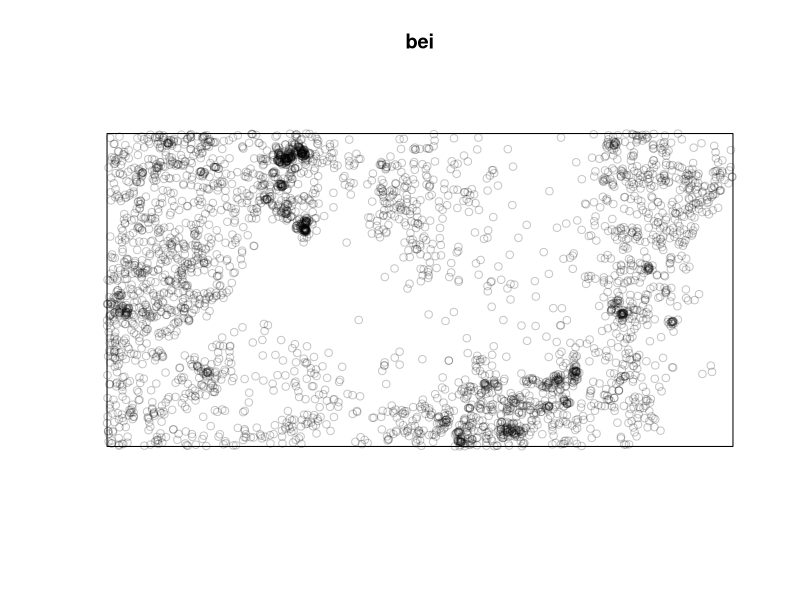
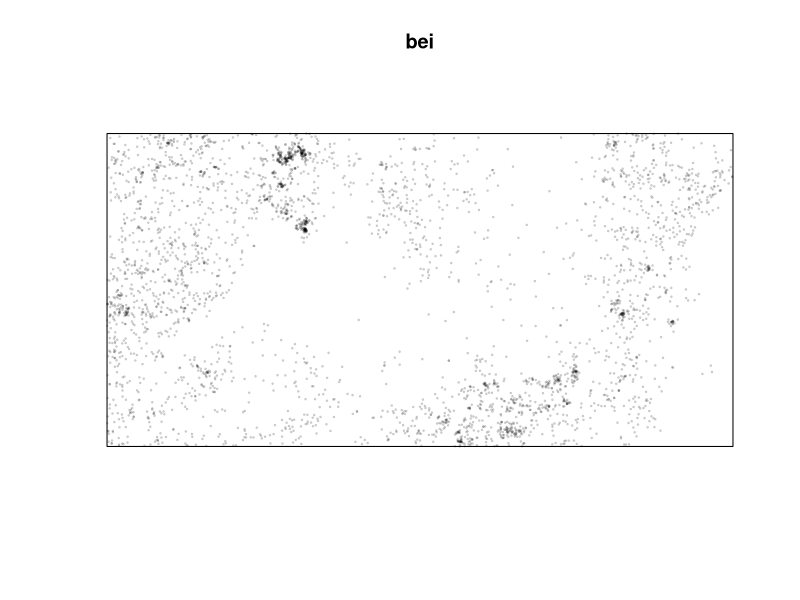
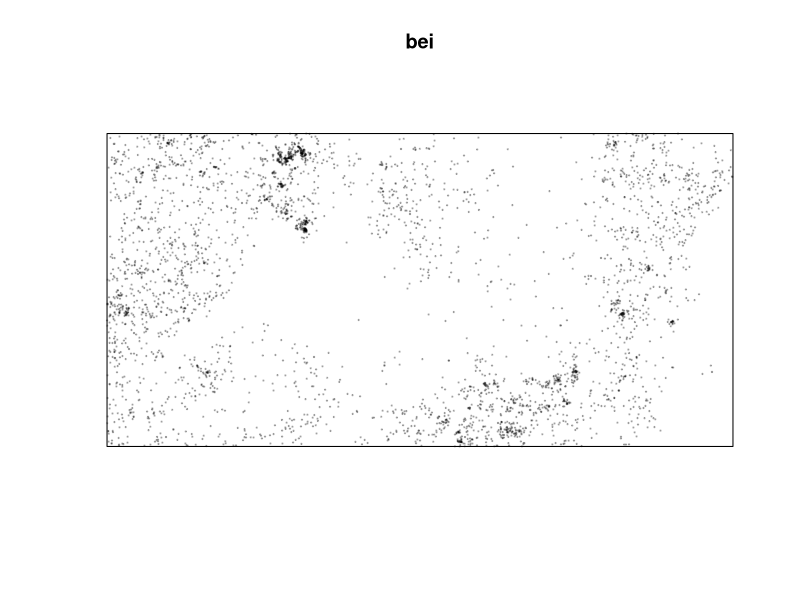
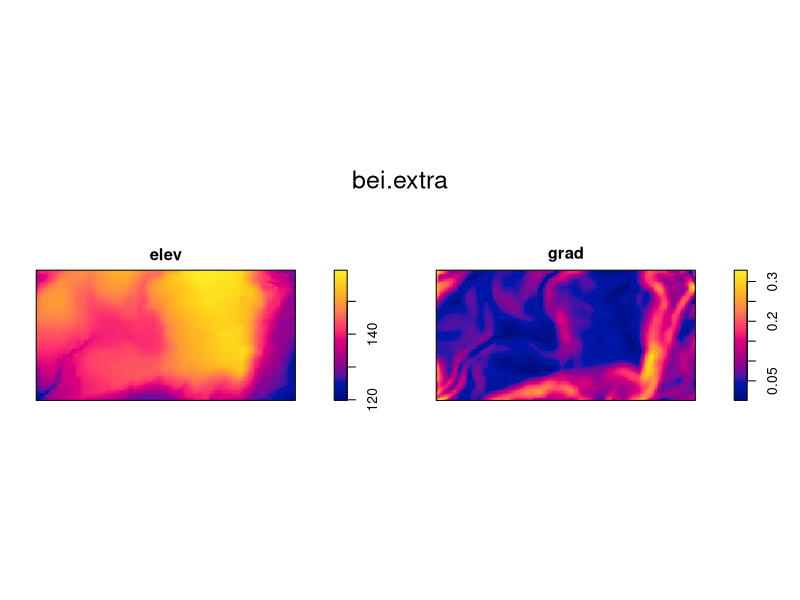
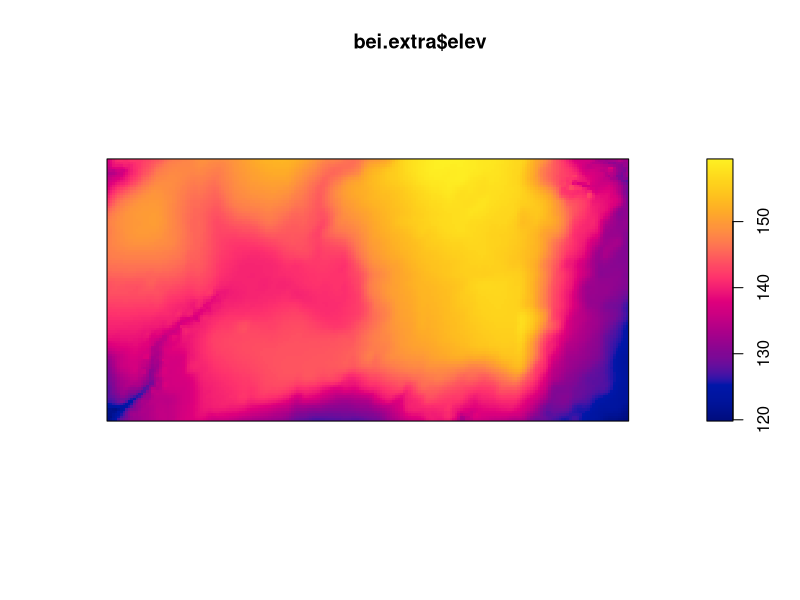
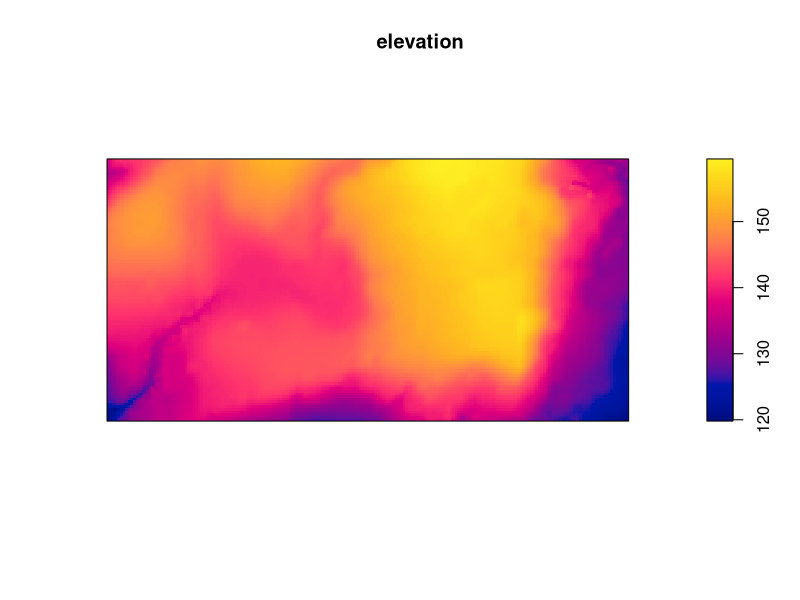
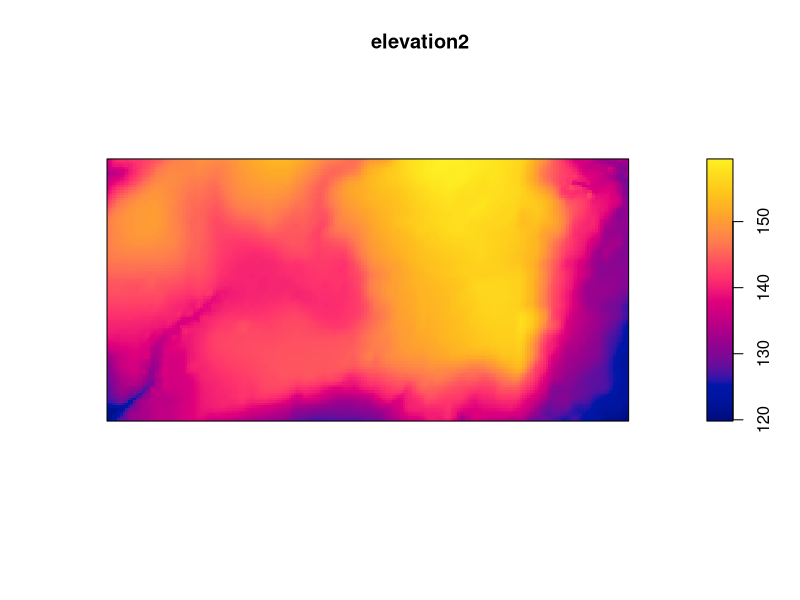

R code for these plots, in order:
# LEZIONE 1
# Code related to population ecology

# A package is needed for point pattern analysis
#everytime we take something that is outside of R we need to use the brackets
install.packages("spatstat")
# quando si esce da R, come per il caso dell'installaazione dei pacchetti, dobbiamo usare ""
library(spatstat) # to check if it has been installed

#the dataset is called 'bei' and it's inside the package spatstat
# dataset bei--> tropical forest trees
# data description:
#aways put the link as a comment
# https://CRAN.R-project.org/package=spatstat

bei

# plotting the data
plot(bei)

# changing dimension - cex
plot(bei, cex=.2)

# changing the symbol - pch
plot(bei, cex=.2, pch=19)

# there's an additional datasets in the package
bei.extra
plot(bei.extra)

# let's use only part of the dataset: elev
plot(bei.extra$elev)
elevation <- bei.extra$elev
plot(elevation)

# second method to select elements
elevation2 <- bei.extra[[1]]
plot(elevation2)
